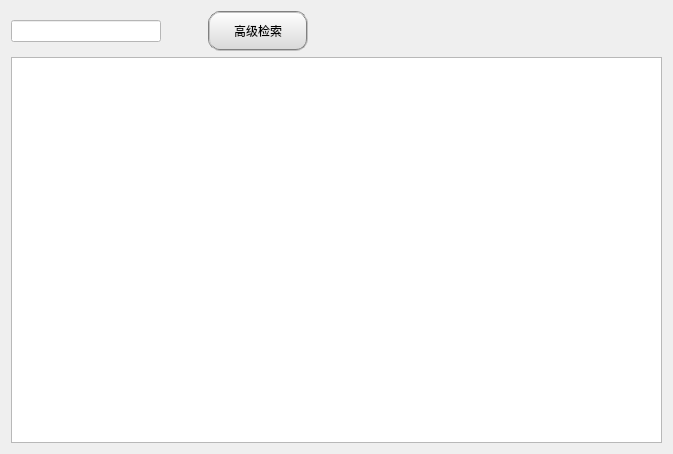
<?xml version="1.0" encoding="UTF-8"?>
<ui version="4.0">
 <class>GeManage</class>
 <widget class="QWidget" name="GeManage">
  <property name="geometry">
   <rect>
    <x>0</x>
    <y>0</y>
    <width>673</width>
    <height>454</height>
   </rect>
  </property>
  <property name="windowTitle">
   <string>Form</string>
  </property>
  <layout class="QVBoxLayout" name="verticalLayout">
   <item>
    <layout class="QHBoxLayout" name="horizontalLayout">
     <item>
      <widget class="QLineEdit" name="lineEdit">
       <property name="minimumSize">
        <size>
         <width>150</width>
         <height>0</height>
        </size>
       </property>
       <property name="maximumSize">
        <size>
         <width>150</width>
         <height>16777215</height>
        </size>
       </property>
       <property name="styleSheet">
        <string notr="true">background-color: rgb(255, 255, 255);</string>
       </property>
      </widget>
     </item>
     <item>
      <widget class="QPushButton" name="pushButton">
       <property name="minimumSize">
        <size>
         <width>35</width>
         <height>35</height>
        </size>
       </property>
       <property name="maximumSize">
        <size>
         <width>35</width>
         <height>35</height>
        </size>
       </property>
       <property name="styleSheet">
        <string notr="true">border:0px;
background-color: rgba(255, 255, 255, 0);
border-image: url(:/image/search.png);</string>
       </property>
       <property name="text">
        <string/>
       </property>
      </widget>
     </item>
     <item>
      <widget class="QPushButton" name="pushButton_9">
       <property name="minimumSize">
        <size>
         <width>100</width>
         <height>40</height>
        </size>
       </property>
       <property name="maximumSize">
        <size>
         <width>100</width>
         <height>40</height>
        </size>
       </property>
       <property name="sizeIncrement">
        <size>
         <width>0</width>
         <height>0</height>
        </size>
       </property>
       <property name="font">
        <font>
         <family>微软雅黑</family>
        </font>
       </property>
       <property name="styleSheet">
        <string notr="true">
QPushButton {background-color: qlineargradient(x1:0, y1:0, x2:0, y2:1, stop:0 #FFFFFF, stop:1 #D8D8D8);border-radius: 5px;padding: 10px;color: black;}QPushButton:pressed {background-color: qlineargradient(x1:0, y1:0, x2:0, y2:1, stop:0 #D8D8D8, stop:1 #FFFFFF);}
QPushButton{color: rgb(0, 0, 0);}
QPushButton{border:2px groove gray;border-radius:12px;padding:2px 4px;}</string>
       </property>
       <property name="text">
        <string>高级检索</string>
       </property>
      </widget>
     </item>
     <item>
      <widget class="QLabel" name="label">
       <property name="text">
        <string/>
       </property>
      </widget>
     </item>
     <item>
      <spacer name="horizontalSpacer">
       <property name="orientation">
        <enum>Qt::Horizontal</enum>
       </property>
       <property name="sizeHint" stdset="0">
        <size>
         <width>40</width>
         <height>20</height>
        </size>
       </property>
      </spacer>
     </item>
     <item>
      <widget class="QPushButton" name="pushButton_8">
       <property name="minimumSize">
        <size>
         <width>35</width>
         <height>35</height>
        </size>
       </property>
       <property name="maximumSize">
        <size>
         <width>35</width>
         <height>35</height>
        </size>
       </property>
       <property name="styleSheet">
        <string notr="true">border:0px;
background-color: rgba(255, 255, 255, 0);
border-image: url(:/image/refresh.png);</string>
       </property>
       <property name="text">
        <string/>
       </property>
      </widget>
     </item>
     <item>
      <widget class="QPushButton" name="pushButton_2">
       <property name="minimumSize">
        <size>
         <width>35</width>
         <height>35</height>
        </size>
       </property>
       <property name="maximumSize">
        <size>
         <width>35</width>
         <height>35</height>
        </size>
       </property>
       <property name="styleSheet">
        <string notr="true">border:0px;
background-color: rgba(255, 255, 255, 0);
border-image: url(:/image/add.png);</string>
       </property>
       <property name="text">
        <string/>
       </property>
      </widget>
     </item>
     <item>
      <widget class="QPushButton" name="pushButton_12">
       <property name="minimumSize">
        <size>
         <width>35</width>
         <height>35</height>
        </size>
       </property>
       <property name="maximumSize">
        <size>
         <width>35</width>
         <height>35</height>
        </size>
       </property>
       <property name="styleSheet">
        <string notr="true">border:0px;
background-color: rgba(255, 255, 255, 0);
border-image: url(:/image/back.svg);</string>
       </property>
       <property name="text">
        <string/>
       </property>
      </widget>
     </item>
     <item>
      <widget class="QPushButton" name="pushButton_5">
       <property name="minimumSize">
        <size>
         <width>35</width>
         <height>35</height>
        </size>
       </property>
       <property name="maximumSize">
        <size>
         <width>35</width>
         <height>35</height>
        </size>
       </property>
       <property name="styleSheet">
        <string notr="true">border:0px;
background-color: rgba(255, 255, 255, 0);
border-image: url(:/image/edit.png);</string>
       </property>
       <property name="text">
        <string/>
       </property>
      </widget>
     </item>
     <item>
      <widget class="QPushButton" name="pushButton_3">
       <property name="minimumSize">
        <size>
         <width>35</width>
         <height>35</height>
        </size>
       </property>
       <property name="maximumSize">
        <size>
         <width>35</width>
         <height>35</height>
        </size>
       </property>
       <property name="styleSheet">
        <string notr="true">border:0px;
background-color: rgba(255, 255, 255, 0);
border-image: url(:/image/delete.png);</string>
       </property>
       <property name="text">
        <string/>
       </property>
      </widget>
     </item>
     <item>
      <widget class="QPushButton" name="pushButton_4">
       <property name="minimumSize">
        <size>
         <width>35</width>
         <height>35</height>
        </size>
       </property>
       <property name="maximumSize">
        <size>
         <width>35</width>
         <height>35</height>
        </size>
       </property>
       <property name="styleSheet">
        <string notr="true">border:0px;
background-color: rgba(255, 255, 255, 0);
border-image: url(:/image/ok.png);</string>
       </property>
       <property name="text">
        <string/>
       </property>
      </widget>
     </item>
     <item>
      <spacer name="horizontalSpacer_2">
       <property name="orientation">
        <enum>Qt::Horizontal</enum>
       </property>
       <property name="sizeHint" stdset="0">
        <size>
         <width>40</width>
         <height>20</height>
        </size>
       </property>
      </spacer>
     </item>
     <item>
      <widget class="QPushButton" name="pushButton_6">
       <property name="minimumSize">
        <size>
         <width>35</width>
         <height>35</height>
        </size>
       </property>
       <property name="maximumSize">
        <size>
         <width>35</width>
         <height>35</height>
        </size>
       </property>
       <property name="styleSheet">
        <string notr="true">border:0px;
background-color: rgba(255, 255, 255, 0);
border-image: url(:/image/upload.svg);</string>
       </property>
       <property name="text">
        <string/>
       </property>
      </widget>
     </item>
     <item>
      <widget class="QPushButton" name="pushButton_7">
       <property name="minimumSize">
        <size>
         <width>35</width>
         <height>35</height>
        </size>
       </property>
       <property name="maximumSize">
        <size>
         <width>35</width>
         <height>35</height>
        </size>
       </property>
       <property name="styleSheet">
        <string notr="true">border:0px;
background-color: rgba(255, 255, 255, 0);
border-image: url(:/image/download.svg);</string>
       </property>
       <property name="text">
        <string/>
       </property>
      </widget>
     </item>
    </layout>
   </item>
   <item>
    <widget class="QTableWidget" name="tableWidget"/>
   </item>
  </layout>
 </widget>
 <resources/>
 <connections/>
</ui>
